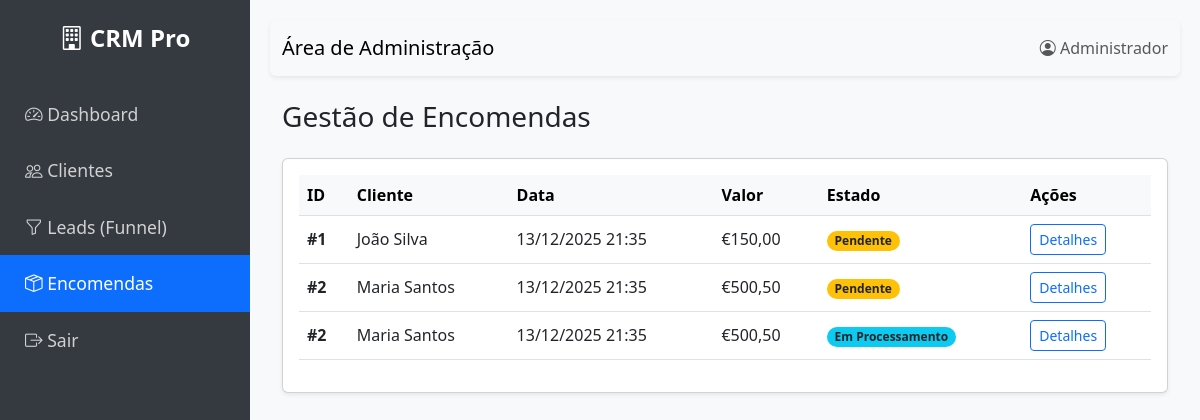
/admin/gestao_encomendas.php (signed in), run on the app's committed database.
### tables this page shows
CREATE TABLE `encomenda` (
  `encomenda_id` int(11) NOT NULL AUTO_INCREMENT,
  `cliente_id` int(11) NOT NULL,
  `valor_total` decimal(10,2) NOT NULL DEFAULT 0.00,
  `data_encomenda` timestamp NOT NULL DEFAULT CURRENT_TIMESTAMP,
  PRIMARY KEY (`encomenda_id`),
  KEY `cliente_id` (`cliente_id`),
  CONSTRAINT `fk_encomenda_cliente` FOREIGN KEY (`cliente_id`) REFERENCES `cliente` (`cliente_id`)
);

CREATE TABLE `cliente` (
  `cliente_id` int(11) NOT NULL AUTO_INCREMENT,
  `nome` varchar(100) NOT NULL,
  `email` varchar(100) NOT NULL,
  `telefone` varchar(20) DEFAULT NULL,
  `empresa` varchar(100) DEFAULT NULL,
  `nif` varchar(20) DEFAULT NULL,
  `morada` text DEFAULT NULL,
  `senha_hash` varchar(255) DEFAULT NULL,  
  `data_criacao` timestamp NOT NULL DEFAULT CURRENT_TIMESTAMP,
  PRIMARY KEY (`cliente_id`),
  UNIQUE KEY `email` (`email`)
);

### admin/gestao_encomendas.php (the view, shortened to what this page needs)
<?php
require_once '../includes/db.php';
try {
    $sql = "
        SELECT
            e.encomenda_id,
            c.nome AS cliente_nome,
            e.data_encomenda,
            e.valor_total,
            est.nome_estado AS estado_atual,
            est.nome_estado
        FROM encomenda AS e
        JOIN cliente AS c ON e.cliente_id = c.cliente_id
        -- Subquery to find the latest state ID for each order
        LEFT JOIN (
             SELECT he.encomenda_id, he.estado_id
             FROM historico_estado he
             INNER JOIN (
                 SELECT encomenda_id, MAX(data_estado) as max_date
                 FROM historico_estado
                 GROUP BY encomenda_id
             ) latest ON he.encomenda_id = latest.encomenda_id AND he.data_estado = latest.max_date
        ) as current_state_link ON e.encomenda_id = current_state_link.encomenda_id
        LEFT JOIN estado_encomenda est ON current_state_link.estado_id = est.estado_id
        ORDER BY e.data_encomenda DESC";
    $stmt = $pdo->query($sql);
    $encomendas = $stmt->fetchAll(PDO::FETCH_ASSOC);
} catch (PDOException $e) {
    die("Erro ao carregar as encomendas: " . $e->getMessage());
}
include '../includes/header.php';
?>
<div class="container-fluid">
    <h3>Gestão de Encomendas</h3>
    <div class="card mt-4 shadow-sm">
        <div class="card-body">
            <div class="table-responsive">
                <table class="table table-hover align-middle">
                    <thead class="table-light">
                        <tr>
                            <th>ID</th>
                            <th>Cliente</th>
                            <th>Data</th>
                            <th>Valor</th>
                            <th>Estado</th>
                            <th>Ações</th>
                        </tr>
                    </thead>
                    <tbody>
                        <?php foreach ($encomendas as $encomenda): ?>
                            <tr>
                                <td><strong>#<?php echo $encomenda['encomenda_id']; ?></strong></td>
                                <td><?php echo htmlspecialchars($encomenda['cliente_nome']); ?></td>
                                <td><?php echo date("d/m/Y H:i", strtotime($encomenda['data_encomenda'])); ?></td>
                                <td>€<?php echo number_format($encomenda['valor_total'], 2, ',', '.'); ?></td>
                                <td>
                                    <span class="badge rounded-pill <?php
                                        echo match($encomenda['nome_estado']) {
                                            'Pendente' => 'bg-warning text-dark',
                                            'Em Processamento' => 'bg-info text-dark',
                                            'Enviado' => 'bg-primary',
                                            'Entregue' => 'bg-success',
                                            'Cancelado' => 'bg-danger',
                                            default => 'bg-secondary'
                                        };
                                    ?>">
                                        <?php echo htmlspecialchars($encomenda['nome_estado'] ?? 'N/A'); ?>
                                    </span>
                                </td>
                                <td>
                                    <a href="detalhe_encomenda.php?id=<?php echo $encomenda['encomenda_id']; ?>" class="btn btn-sm btn-outline-primary">
                                        Detalhes
                                    </a>
                                </td>
                            </tr>
                        <?php endforeach; ?>
                    </tbody>
                </table>
            </div>
        </div>
    </div>
</div>
<?php include '../includes/footer.php'; ?>

### includes/header.php (style rules this page uses)
body { font-family: 'Segoe UI', Tahoma, Geneva, Verdana, sans-serif; background-color: #f8f9fa; }

### data on the page
encomenda: encomenda_id "1", cliente.nome "João Silva", data_encomenda "13/12/2025 21:35", valor_total "150,00", nome_estado "Pendente"
encomenda: encomenda_id "2", cliente.nome "Maria Santos", data_encomenda "13/12/2025 21:35", valor_total "500,50", nome_estado "Pendente", nome_estado "Em Processamento"

### other printed values
$_SESSION['admin_nome'] "Administrador"
